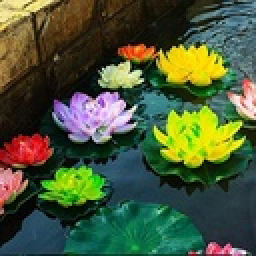
%> input picture slike/71OPYRYgeeL._SX425_.jpg, 128 x 128 px, shrunk from 425 x 425 before the run (shown 2 times larger)
$ octave MeanShift.m   (GNU Octave 9; MATLAB toolbox functions it lacks are replaced by stand-ins)
%> lines starting %> are read from the running program, lines starting %| are printed output that depends on the picture
workFolder = cd('..\..\POOS2019_CartoonizacijaSlike');

imageFolder = cd('slike');
%ucitavanje i priprema slike
slika = imread('71OPYRYgeeL._SX425_.jpg');
%> slika is the input picture: size 128x128x3 uint8; mean R, G, B 74, 87.6, 56.2
original = slika;
%imshow(image) %prikaz slike prije primjene filtera
slika = im2double(slika); %konverzija u double radi racunanja mean-a kasnije
%> slika: size 128x128x3 double
slika = reshape(slika, size(slika,1)*size(slika,2),3); %reorganizacija matrice
slika = slika';

%inicijalizacija%
meanShiftFolder = cd('..\Mean Shift');
radijus = 0.05; %radijus
radijus_sqr = radijus^2;
eps = 1e-3*radijus;  %prag tolerancije
broj_klastera = 0;
centar_klastera = [];
[br_dimenzija, br_pixela] = size(slika);
%> br_dimenzija = 3; br_pixela = 16384
posjeceni = zeros(1, br_pixela, 'uint8');
glasovi = zeros(1, br_pixela, 'uint16'); %za rjesavanje situacija kada algoritam ne zna u koji klaster da smjesti pixel
init_means = 1 : br_pixela; %potrebno kao pomoc za racunanje mean-a
br_neposjecenih = br_pixela; %u prvoj iteraciji su svi pixeli neposjeceni
%> br_neposjecenih = 16384

%mean shift

while br_neposjecenih

    trenutni_mean = slika(:, init_means(ceil(rand*(br_neposjecenih-1e-6))));  %randomizacija pocetnog mean-a
    dodani_u_klaster = []; %pixeli koji se trebaju dodati u ovaj klaster
    klaster_glasovi = zeros(1,br_pixela,'uint16');  %glasovi za trenutnu iteraciju

    %vrsimo racunanje srednje vrijednosti za i-ti pixel
    %dok se centri u dvije uzastopne iteracije ne poklope
   while true
       tmp = repmat(trenutni_mean, 1, br_pixela); %kopiramo matricu mean u niz formata 1xbr_pixela
       udaljenosti_sqr = sum((tmp - slika).^2); %izracunamo kvadrat razlike za svaki pixel
       unutar_radijusa = find(udaljenosti_sqr < radijus_sqr); %iz niza udaljenosti odaberemo one koje su unutar radijusa
       klaster_glasovi(unutar_radijusa) = klaster_glasovi(unutar_radijusa) + 1; %dodamo po +1 glas za svaki pixel unutar radijusa

       prethodni_mean = trenutni_mean; %sacuvamo mean iz prethodne iteracije radi uslova zaustavljanja
       trenutni_mean = mean(slika(:, unutar_radijusa),2); %racunamo mean za pixele unutar radijusa
       dodani_u_klaster = [dodani_u_klaster unutar_radijusa]; %dodamo ih u klaster za trenutnu iteraciju
       posjeceni(dodani_u_klaster) = 1; %oznaka da su novododani pixeli posjeceni

       %ukoliko se mean ne promijeni za vise od eps u iteraciji
       if abs(trenutni_mean - prethodni_mean) < eps
           %provjera mogu li se neki klasteri ujediniti u jedan
           spoji = 0;
           for i = 1 : broj_klastera
               %euklidova udaljenost trenutnog mean-a i centra klastera
               udaljenost_mean_centar = norm(trenutni_mean - centri_klastera(:,i));
               %ako je manja od radijus/2, spajamo klastere
               if udaljenost_mean_centar < radijus/2
                   spoji = i;
                   break;
               end
           end
           if spoji ~= 0 %treba se vrsiti spajanje centara trenutni_mean i spoji
               centri_klastera(:, spoji) = 0.5 * (trenutni_mean + centri_klastera(:, spoji)); %racunamo sr vrijednost novog centra i mean-a
               glasovi(spoji, :) = glasovi(spoji, :) + klaster_glasovi;
           else %u suprotnom, radi se o novom klasteru
               broj_klastera = broj_klastera + 1;
               centri_klastera(:, broj_klastera) = trenutni_mean; %mean je centar novog klastera
               glasovi(broj_klastera, :) = klaster_glasovi;
           end
           break;
       end
   end
   init_means = find(posjeceni == 0); %ne razmatramo pixele koji su jednom bili unutar radijusa
   br_neposjecenih = length(init_means);
end
%> this loop made 975 passes
%> br_neposjecenih on passes 1 to 3: 13924, 13812, 13321
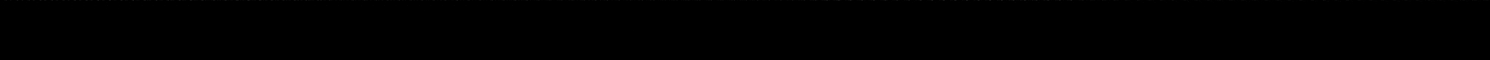
%> glasovi: size 658x16384 uint16 (shown at 1/11 size); min 0, max 740, mean 0.2; drawn with min black and max white
%> after the loop, broj_klastera = 658; centri_klastera = 658 columns, first 8: [0.0517 0.855 0.0353 0.834 0.141 0.479 0.264 0.147; 0.058 0.919 0.417 0.882 0.217 0.421 0.387 0.275; 0.0277 0.028 0.294 0.611 0.245 0.627 0.402 0.346]; spoji = 0; udaljenost_mean_centar = 0.249

[najveci_klasteri, najveci_klaster_indeksi] = max(glasovi,[],1); %pixel pripada klasteru sa najvise glasova
klaster_data_cell = cell(broj_klastera,1);
%> klaster_data_cell = 658 items
for i = 1:broj_klastera
    klaster_data_cell{i} = find(najveci_klaster_indeksi == i);
end

slika_tmp = slika';
for i = 1:length(klaster_data_cell)
slika_tmp(klaster_data_cell{i},:) = repmat(centri_klastera(:,i)',size(klaster_data_cell{i},2),1);
end
segmentirana_slika = reshape(slika_tmp,size(original,1),size(original,2),3);
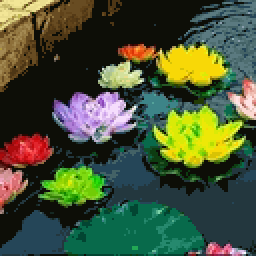
%> segmentirana_slika: size 128x128x3 double (shown 2 times larger); mean R, G, B 0.278, 0.328, 0.215

%
figure()
imshow(original); %original
title('Izvorna slika');
figure()
imshow(segmentirana_slika);
title('Segmentirana slika');
